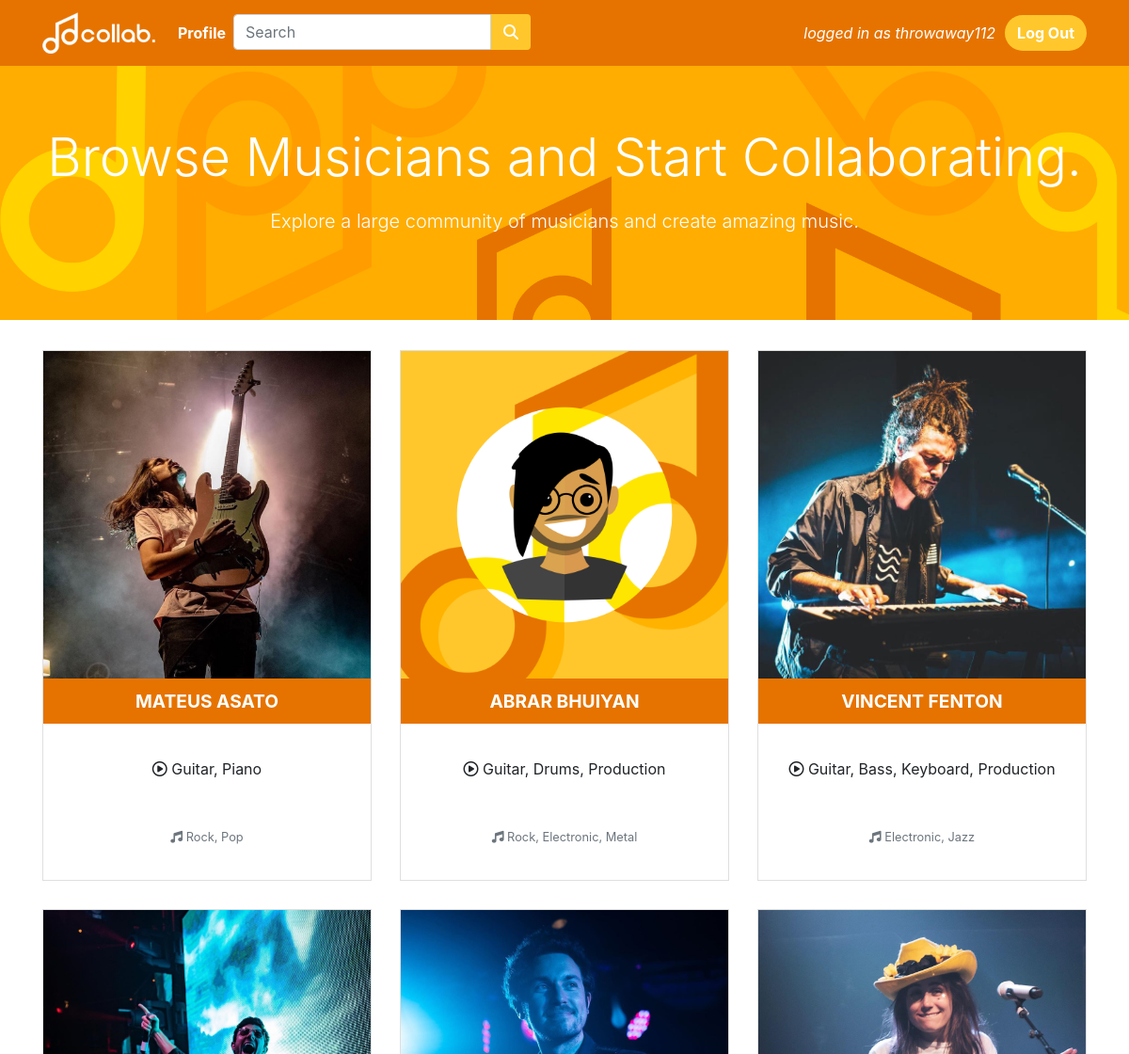
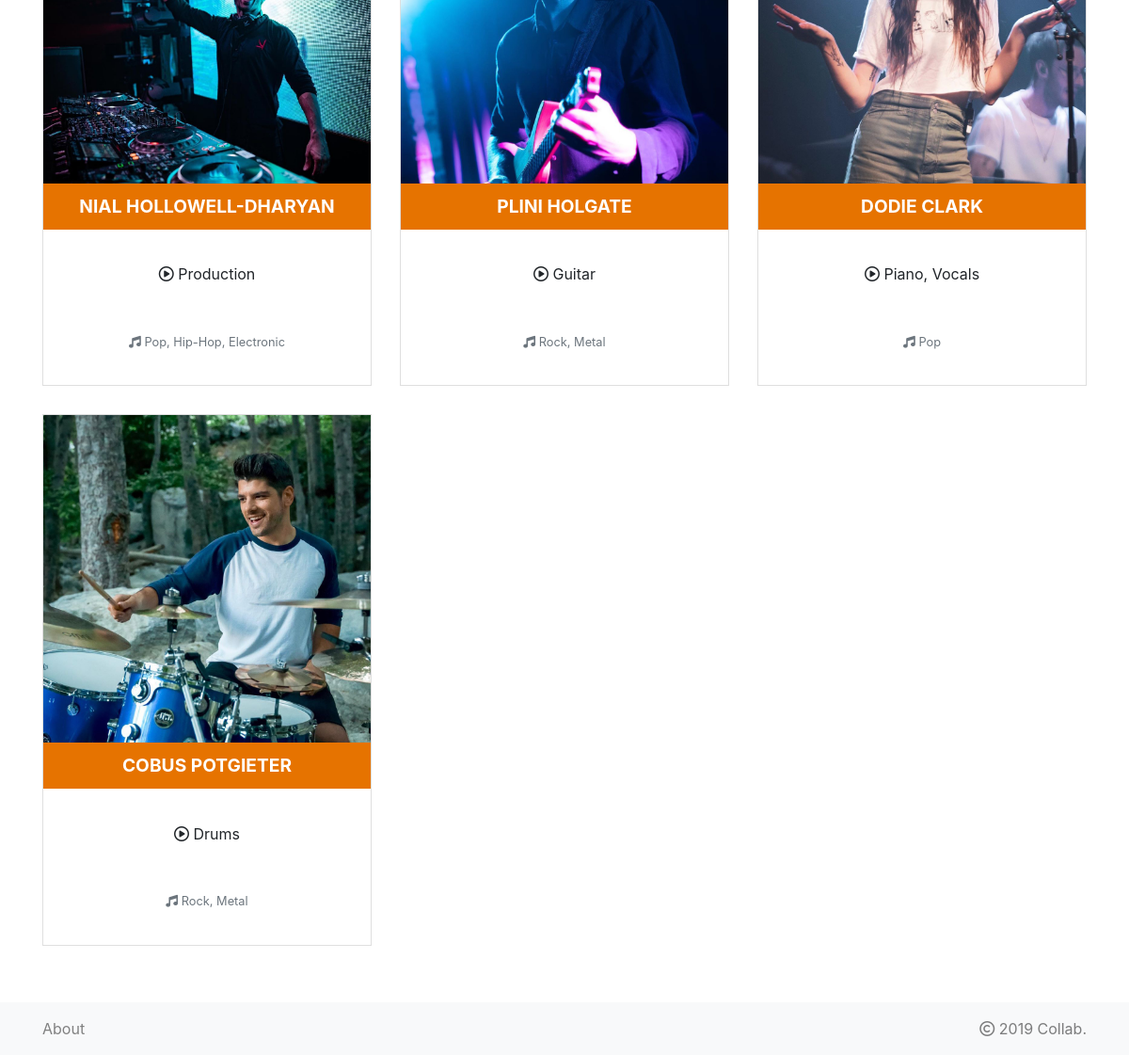
/home (signed in), run on the app's committed database (2 pictures, top to bottom).
### app.py (models this page shows, shortened)
class User(UserMixin, db.Model):
	id = db.Column(db.Integer, primary_key=True, autoincrement=True)
	username = db.Column(db.String, nullable=False)
	email = db.Column(db.String, nullable=False)
	password = db.Column(db.String, nullable=False)
	profile = db.relationship('Profile', backref='user', uselist=False)
	message = db.relationship('Message', backref='user')

class Profile(db.Model):
	id = db.Column(db.Integer, primary_key=True, autoincrement=True)
	first_name = db.Column(db.String, nullable=False)
	last_name = db.Column(db.String, nullable=False)
	dob = db.Column(db.String, nullable=False)
	picture = db.Column(db.String, nullable=False)
	instruments = db.Column(db.String, nullable=False)
	genre = db.Column(db.String, nullable=False)
	about = db.Column(db.String, nullable=False)
	user_id = db.Column(db.Integer, db.ForeignKey('user.id'))
	message = db.relationship('Message', backref='profile')

### app.py (the view)
@app.route('/home')
@login_required
def home():
	profiles = Profile.query.all()
	random.shuffle(profiles)
	return render_template('home.html', profiles=profiles)

### app.py (called while the page is built)
@login_manager.user_loader
def load_user(id):
    return User.query.get(int(id))

### templates/home.html (shortened to what this page needs)
{% include 'partials/header_login.html' %}
    <div class="jumbotron">
      <div class="container">
        <h1 class="display-4">Browse Musicians and Start Collaborating.</h1>
        <p class="lead">Explore a large community of musicians and create amazing music.</p>
      </div>
    </div>
    <div class="container main-browse">
      <div class="row" style="display: flex; flex-wrap: wrap;">
        {% for profile in profiles %}
        <div class="col-md-4 col-sm-6 text-center">
          <div class="card">
            <img src="{{ profile.picture }}" class="card-img-top" alt="...">
            <a href="/profile/{{ profile.id }}" class="cardButton">
                {{ profile.first_name }} {{ profile.last_name }}
            </a>
            <div class="card-body">
              <p class="card-text">
                <i class="far fa-play-circle"></i>
                {{ profile.instruments }}
              </p>
              <p class="card-text">
                <small class="text-muted">
                  <i class="fas fa-music"></i> {{ profile.genre }}
                </small>
              </p>
            </div>
          </div>
        </div>
        {% endfor %}
      </div>
    </div>
{% include 'partials/footer.html' %}

### templates/partials/header_login.html (shortened to what this page needs)
<!DOCTYPE html>
<html lang="en">
  <head>
    <link rel="stylesheet" href="https://stackpath.bootstrapcdn.com/bootstrap/4.1.3/css/bootstrap.min.css">
    <link rel="stylesheet" type="text/css" href="{{ url_for('static', filename='css/styles.css') }}">
  </head>
  <body>
    <nav class="navbar navbar-expand-md" id="mainNavbar">
      <div class="container">
        <a class="navbar-brand" href="{{ url_for('home') }}">
          <img src="{{ url_for('static', filename='images/navbar_logo.png') }}" alt="logo" id="#navBarLogo">
        </a>
        <div class="collapse navbar-collapse" id="navbarSupportedContent">
          <ul class="navbar-nav mr-auto">
            <li class="nav-item">
              <a class="nav-link" href="{{ url_for('profile', uid=current_user.profile.id) }}">Profile</a>
            </li>
            <li>
              <form class="form-inline" action="{{ url_for('results') }}" method="GET">
                <div class="form-group">
                  <div class="form-row">
                    <div class="col" id="searchBar">
                      <input type="seach" class="form-control" id="searchBox" placeholder="Search" name="q" required>
                    </div>
                    <div class="col" id="searchBarButton">
                      <button class="btn searchButton" type="submit"><i class="fas fa-search"></i></button>
                    </div>
                  </div>
              </form>
            </li>
          </ul>
          <span>
            logged in as {{ current_user.username }}
          </span>
          <a class="btn loginButton" href="{{ url_for('logout') }}" role="button">Log Out</a>
        </div>
      </div>
    </nav>

### static/css/styles.css (style rules this page uses)
#mainNavbar { background-color: #e67300; }
.navbar-brand img { max-width: 120px; }
.loginButton { background-color: #ffc72b; color: white; border-radius: 30px; font-weight: bold; }
body { background-color: white; }
html, body { max-width: 100%; overflow-x: hidden; }
.signUp h2, p { padding-top: 5%; text-align: center; padding-bottom: 5%; }
#mainNavbar ul a { color: white; font-weight: bold; }
#mainNavbar span { color: white; font-style: italic; margin-right: 10px; }
.main-browse { margin-bottom: 30px; }
.cardButton { font-size: 1.2rem; background-color: #e67300; padding-top: 10px; padding-bottom: 10px; color: white; text-transform: uppercase; font-weight: bold; transition: 0.2s; }
.card { margin-bottom: 30px; border-radius: 0px; }
.card img { border-radius: 0px; }
.jumbotron { text-align: center; background-image: url("../images/jumbotron.png");; background-repeat: no-repeat; background-size: cover; color: white; font-weight: bold; border-radius: 0px; }
.lead { padding-top: 10px; padding-bottom: 10px; }
.searchButton { background-color: #ffc72b; color: white; font-weight: bold; border-top-left-radius: 0; border-bottom-left-radius: 0; }
#searchBarButton { padding-left: 0; padding-right: 0; }
#searchBar { padding-right: 0; }
#searchBox { border-top-right-radius: 0; border-bottom-right-radius: 0; }

### data on the page
User: username "throwaway112"
Profile: picture (picture), first_name "MATEUS", last_name "ASATO", instruments "Guitar, Piano", genre "Rock, Pop"
Profile: picture (picture), first_name "ABRAR", last_name "BHUIYAN", instruments "Guitar, Drums, Production", genre "Rock, Electronic, Metal"
Profile: picture (picture), first_name "VINCENT", last_name "FENTON", instruments "Guitar, Bass, Keyboard, Production", genre "Electronic, Jazz"
Profile: picture (picture), first_name "NIAL", last_name "HOLLOWELL-DHARYAN", instruments "Production", genre "Pop, Hip-Hop, Electronic"
Profile: picture (picture), first_name "PLINI", last_name "HOLGATE", instruments "Guitar", genre "Rock, Metal"
Profile: picture (picture), first_name "DODIE", last_name "CLARK", instruments "Piano, Vocals", genre "Pop"
Profile: picture (picture), first_name "COBUS", last_name "POTGIETER", instruments "Drums", genre "Rock, Metal"
